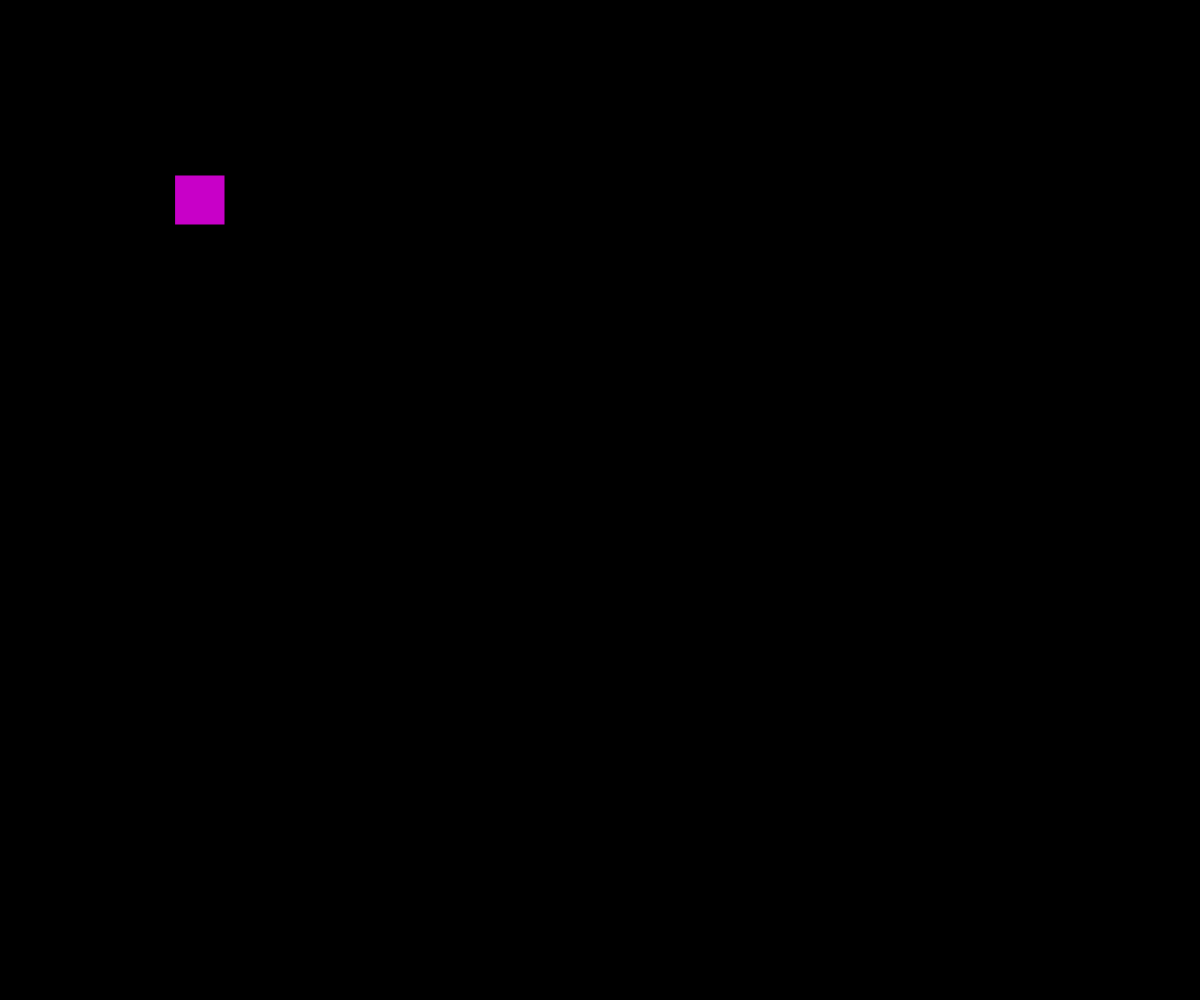
Frame 1 (no input)
Frame 60 (no input): identical to frame 1, image omitted
Frame 120 (the mouse pressed at the canvas centre since frame 60): identical to frame 1, image omitted

The p5.js sketch that drew this single still picture (run headless with seeded random() and noise() and a simulated clock; from frame 60 on, the mouse is pressed at the canvas centre):

// p5.js sketch
// ── sketch.js
// Project Title
// Your Name
// Date
//
// Extra for Experts:
// - describe what you did to take this project "above and beyond"

let x = 200 ;
let y = 200 ;
let rSize = 50 ;
let pickedUp = false;
let mouseOver = false;

function setup() {
  createCanvas(windowWidth, windowHeight);
  rectMode(CENTER);
}

function draw() {
  background(0);
  fill(200,0,200)
  mouseOver = false;
  if (mouseX >= x-rSize/2 && mouseX <= x+rSize/2) {
    if (mouseY >= y-rSize/2 && mouseY <= y+rSize/2) {
      fill(255,0,255);
      mouseOver = true;
    }
  }
  if (pickedUp === true) {
    x = mouseX;
    y = mouseY;
  }
  rect(x,y,rSize,rSize);
}

function mousePressed() {
  if (mouseOver === true) {
    pickedUp = true;
  }
}

function mouseReleased(){
  pickedUp = false;
}
